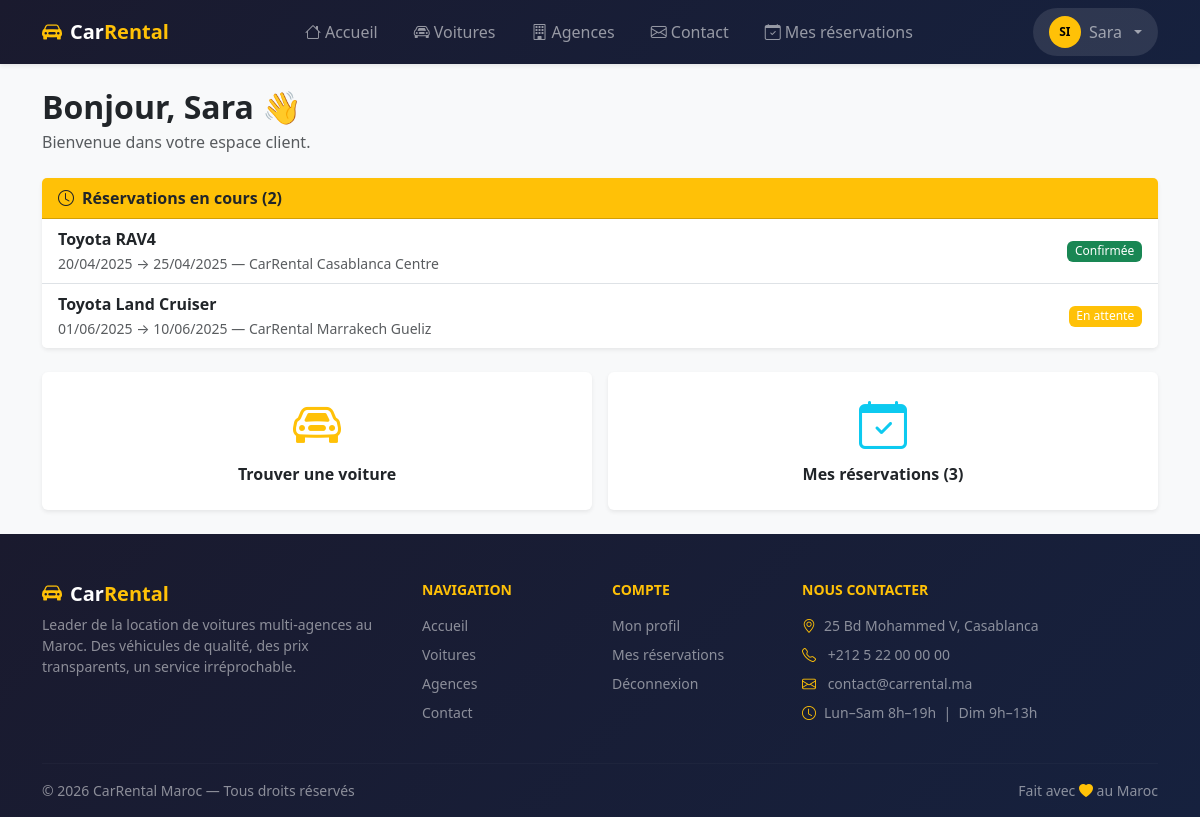
The app's page /dashboard (signed in) with its own data.
### tables this page shows
CREATE TABLE reservations (
    id              INT UNSIGNED    NOT NULL AUTO_INCREMENT,
    client_id       INT UNSIGNED    NOT NULL,
    car_id          INT UNSIGNED    NOT NULL,
    agency_id       INT UNSIGNED    NOT NULL,
    date_debut      DATE            NOT NULL,
    date_fin        DATE            NOT NULL,
    nb_jours        SMALLINT UNSIGNED NOT NULL,
    prix_jour_snap  DECIMAL(10,2)   NOT NULL,
    caution_snap    DECIMAL(10,2)   NOT NULL DEFAULT 0.00,
    prix_total      DECIMAL(10,2)   NOT NULL,
    statut          ENUM('en_attente','confirmee','annulee','terminee','refusee')
                                    NOT NULL DEFAULT 'en_attente',
    motif_annulation VARCHAR(255)   NULL,
    notes_client    TEXT            NULL,
    notes_agence    TEXT            NULL,
    created_at      TIMESTAMP       NOT NULL DEFAULT CURRENT_TIMESTAMP,
    updated_at      TIMESTAMP       NOT NULL DEFAULT CURRENT_TIMESTAMP
                                    ON UPDATE CURRENT_TIMESTAMP,
    PRIMARY KEY (id),
    INDEX idx_resa_client (client_id),
    INDEX idx_resa_car (car_id),
    INDEX idx_resa_agency (agency_id),
    INDEX idx_resa_statut (statut),
    INDEX idx_resa_dates (date_debut, date_fin),
    CONSTRAINT fk_resa_client
        FOREIGN KEY (client_id) REFERENCES users (id)
        ON DELETE RESTRICT ON UPDATE CASCADE,
    CONSTRAINT fk_resa_car
        FOREIGN KEY (car_id) REFERENCES cars (id)
        ON DELETE RESTRICT ON UPDATE CASCADE,
    CONSTRAINT fk_resa_agency
        FOREIGN KEY (agency_id) REFERENCES agencies (id)
        ON DELETE RESTRICT ON UPDATE CASCADE,
    CONSTRAINT chk_dates CHECK (date_fin > date_debut)
);

CREATE TABLE cars (
    id              INT UNSIGNED        NOT NULL AUTO_INCREMENT,
    agency_id       INT UNSIGNED        NOT NULL,
    marque          VARCHAR(100)        NOT NULL,
    modele          VARCHAR(100)        NOT NULL,
    immatriculation VARCHAR(20)         NOT NULL,
    annee           YEAR                NOT NULL,
    couleur         VARCHAR(50)         NULL,
    nb_places       TINYINT UNSIGNED    NOT NULL DEFAULT 5,
    carburant       ENUM('essence','diesel','hybride','electrique')
                                        NOT NULL DEFAULT 'diesel',
    transmission    ENUM('manuelle','automatique')
                                        NOT NULL DEFAULT 'manuelle',
    climatisation   TINYINT(1)          NOT NULL DEFAULT 1,
    prix_jour       DECIMAL(10,2)       NOT NULL,
    caution         DECIMAL(10,2)       NOT NULL DEFAULT 0.00,
    statut          ENUM('disponible','louee','maintenance','inactive')
                                        NOT NULL DEFAULT 'disponible',
    description     TEXT                NULL,
    photo           VARCHAR(255)        NULL,
    created_at      TIMESTAMP           NOT NULL DEFAULT CURRENT_TIMESTAMP,
    updated_at      TIMESTAMP           NOT NULL DEFAULT CURRENT_TIMESTAMP
                                        ON UPDATE CURRENT_TIMESTAMP,
    PRIMARY KEY (id),
    UNIQUE KEY uq_cars_immat (immatriculation),
    INDEX idx_cars_agency (agency_id),
    INDEX idx_cars_statut (statut),
    INDEX idx_cars_prix (prix_jour),
    CONSTRAINT fk_cars_agency
        FOREIGN KEY (agency_id) REFERENCES agencies (id)
        ON DELETE CASCADE ON UPDATE CASCADE
);

CREATE TABLE agencies (
    id          INT UNSIGNED    NOT NULL AUTO_INCREMENT,
    manager_id  INT UNSIGNED    NULL,
    nom         VARCHAR(150)    NOT NULL,
    adresse     VARCHAR(255)    NOT NULL,
    ville       VARCHAR(100)    NOT NULL,
    code_postal VARCHAR(10)     NULL,
    pays        VARCHAR(100)    NOT NULL DEFAULT 'Maroc',
    telephone   VARCHAR(20)     NULL,
    email       VARCHAR(191)    NULL,
    description TEXT            NULL,
    logo        VARCHAR(255)    NULL,
    actif       TINYINT(1)      NOT NULL DEFAULT 1,
    created_at  TIMESTAMP       NOT NULL DEFAULT CURRENT_TIMESTAMP,
    updated_at  TIMESTAMP       NOT NULL DEFAULT CURRENT_TIMESTAMP
                                ON UPDATE CURRENT_TIMESTAMP,
    PRIMARY KEY (id),
    UNIQUE KEY uq_agencies_email (email),
    INDEX idx_agencies_ville (ville),
    INDEX idx_agencies_actif (actif),
    CONSTRAINT fk_agencies_manager
        FOREIGN KEY (manager_id) REFERENCES users (id)
        ON DELETE SET NULL ON UPDATE CASCADE
);

### app/Controllers/DashboardController.php (called while the page is built, shortened)
<?php
class DashboardController extends Controller
{
    public function client(): void
    {
        $resaModel    = new Reservation();
        $reservations = $resaModel->byClient($this->authId());
        $actives = array_filter($reservations, fn($r) => in_array($r['statut'], ['en_attente','confirmee']));
        $this->render('dashboard/client', [
            'reservations' => $reservations,
            'actives'      => array_values($actives),
            'flash'        => $this->getFlash(),
        ]);
    }
}

### core/App.php (called while the page is built, shortened)
<?php
class App
{
    private Router $router;
    public function __construct()
    {
        $this->router = new Router();
    }
    private function registerRoutes(): void
    {
        $r = $this->router;
    }
    public function run(): void
    {
        $this->router->dispatch(
            $_SERVER['REQUEST_METHOD'],
            $_SERVER['REQUEST_URI']
        );
    }
}

### public/index.php (called while the page is built, shortened)
<?php
$config = require BASE_PATH . '/config/app.php';
(new \App\Core\App())->run();

### core/Database.php (called while the page is built, shortened)
<?php
class Database
{
    private static ?PDO $instance = null;
    public static function getInstance(): PDO
    {
        if (self::$instance === null) {
            $config = require BASE_PATH . '/config/database.php';
            $dsn = sprintf(
                'mysql:host=%s;port=%s;dbname=%s;charset=utf8mb4',
                $config['host'],
                $config['port'] ?? 3306,
                $config['database']
            );
            try {
                self::$instance = new PDO($dsn, $config['username'], $config['password'], [
                    PDO::ATTR_ERRMODE            => PDO::ERRMODE_EXCEPTION,
                    PDO::ATTR_DEFAULT_FETCH_MODE => PDO::FETCH_ASSOC,
                    PDO::ATTR_EMULATE_PREPARES   => false,
                ]);
            } catch (PDOException $e) {
                error_log('[DB] ' . $e->getMessage());
                http_response_code(500);
                die('Erreur de connexion à la base de données.');
            }
        }
        return self::$instance;
    }
}

### app/Models/Reservation.php (called while the page is built, shortened)
<?php
class Reservation extends Model
{
    public function byClient(int $clientId): array
    {
        return $this->query(
            $this->fullSelectSql() . " WHERE r.client_id = ? ORDER BY r.created_at DESC",
            [$clientId]
        );
    }
    private function fullSelectSql(): string
    {
        return "SELECT
                    r.*,
                    u.nom         AS client_nom,
                    u.prenom      AS client_prenom,
                    u.email       AS client_email,
                    u.telephone   AS client_telephone,
                    c.marque      AS car_marque,
                    c.modele      AS car_modele,
                    c.immatriculation,
                    c.photo       AS car_photo,
                    a.nom         AS agency_nom,
                    a.ville       AS agency_ville
                FROM reservations r
                JOIN users      u ON u.id = r.client_id
                JOIN cars       c ON c.id = r.car_id
                JOIN agencies   a ON a.id = r.agency_id";
    }
}

### core/Model.php (called while the page is built, shortened)
<?php
abstract class Model
{
    protected PDO    $db;
    public function __construct()
    {
        $this->db = Database::getInstance();
    }
    public function query(string $sql, array $params = []): array
    {
        $stmt = $this->db->prepare($sql);
        $stmt->execute($params);
        return $stmt->fetchAll();
    }
}

### app/Views/dashboard/client.php (the view)
<?php $pageTitle = 'Mon espace';
$user = $_SESSION['user'];
$statutColors = ['en_attente'=>'warning','confirmee'=>'success','annulee'=>'secondary','terminee'=>'info','refusee'=>'danger'];
$statutLabels = ['en_attente'=>'En attente','confirmee'=>'Confirmée','annulee'=>'Annulée','terminee'=>'Terminée','refusee'=>'Refusée'];
?>
<h2 class="fw-bold mb-1">Bonjour, <?= htmlspecialchars($user['prenom']) ?> 👋</h2>
<p class="text-muted mb-4">Bienvenue dans votre espace client.</p>
<?php if (!empty($actives)): ?>
    <div class="card border-warning shadow-sm mb-4">
        <div class="card-header bg-warning text-dark fw-bold">
            <i class="bi bi-clock me-2"></i>Réservations en cours (<?= count($actives) ?>)
        </div>
        <div class="list-group list-group-flush">
            <?php foreach ($actives as $r): ?>
                <a href="/reservations/<?= $r['id'] ?>" class="list-group-item list-group-item-action d-flex justify-content-between align-items-center">
                    <div>
                        <strong><?= htmlspecialchars($r['car_marque'] . ' ' . $r['car_modele']) ?></strong>
                        <br><small class="text-muted">
                            <?= date('d/m/Y', strtotime($r['date_debut'])) ?> → <?= date('d/m/Y', strtotime($r['date_fin'])) ?>
                            — <?= htmlspecialchars($r['agency_nom']) ?>
                        </small>
                    </div>
                    <span class="badge bg-<?= $statutColors[$r['statut']] ?>">
                        <?= $statutLabels[$r['statut']] ?>
                    </span>
                </a>
            <?php endforeach; ?>
        </div>
    </div>
<?php endif; ?>
<div class="row g-3">
    <div class="col-md-6">
        <a href="/cars" class="card shadow-sm text-decoration-none text-dark h-100">
            <div class="card-body text-center py-4">
                <i class="bi bi-car-front display-5 text-warning"></i>
                <p class="fw-bold mt-2 mb-0">Trouver une voiture</p>
            </div>
        </a>
    </div>
    <div class="col-md-6">
        <a href="/reservations" class="card shadow-sm text-decoration-none text-dark h-100">
            <div class="card-body text-center py-4">
                <i class="bi bi-calendar-check display-5 text-info"></i>
                <p class="fw-bold mt-2 mb-0">Mes réservations (<?= count($reservations) ?>)</p>
            </div>
        </a>
    </div>
</div>

### core/Router.php (shortened to what this page needs)
<?php
class Router
{
    private array $routes = [];
    private function add(string $method, string $path, string $controller, string $action): void
    {
        $this->routes[] = [
            'method'     => $method,
            'pattern'    => $this->pathToRegex($path),
            'controller' => $controller,
            'action'     => $action,
            'params'     => $this->extractParamNames($path),
        ];
    }
    public function dispatch(string $method, string $uri): void
    {
        $uri = '/' . trim(strtok($uri, '?'), '/');
        foreach ($this->routes as $route) {
            if ($route['method'] !== $method) continue;
            if (preg_match($route['pattern'], $uri, $matches)) {
                $params = $this->extractParams($route['params'], $matches);
                $this->call($route['controller'], $route['action'], $params);
                return;
            }
        }
    }
    private function call(string $fqcn, string $action, array $params): void
    {
        $controller = new $fqcn();
        call_user_func_array([$controller, $action], $params);
    }
    private function pathToRegex(string $path): string
    {
        $pattern = preg_replace('/\{[a-z_]+\}/', '([0-9]+)', $path);
        return '#^' . $pattern . '$#';
    }
    private function extractParamNames(string $path): array
    {
        preg_match_all('/\{([a-z_]+)\}/', $path, $matches);
        return $matches[1];
    }
    private function extractParams(array $names, array $matches): array
    {
        $params = [];
        return array_values($params);
    }
}

### public/assets/css/app.css (style rules this page uses)
:root { --cr-yellow: #FFC107; --cr-dark: #212529; }
body { background-color: #f8f9fa; }
a { color: var(--cr-yellow); }
.badge { font-weight: 500; }
.card { border: none; }

### records on screen
reservations: car.modele "Toyota RAV4", date_debut "20/04/2025", date_fin "25/04/2025", agency.nom "CarRental Casablanca Centre", statut "Confirmée"
reservations: car.modele "Toyota Land Cruiser", date_debut "01/06/2025", date_fin "10/06/2025", agency.nom "CarRental Marrakech Gueliz", statut "En attente"

### other values on screen
count($actives) "2"
count($reservations) "3"
